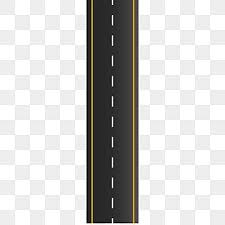
#> input picture Python/road.jpg, 225 x 225 px
$ python Image_annotation.py
#> lines starting #> are read from the running program, lines starting #| are printed output that depends on the picture
import cv2
import matplotlib.pyplot as plt

# Step 1: Load the Image
image_path = 'road.jpg'  # User-provided image path
image = cv2.imread(image_path)
#> image is the input picture: shape (225, 225, 3); mean B, G, R 200.8, 202.4, 203

# Convert BGR to RGB for correct color display with matplotlib
image_rgb = cv2.cvtColor(image, cv2.COLOR_BGR2RGB)

# Get image dimensions
height, width, _ = image_rgb.shape
#> height = 225; width = 225

# Step 2: Draw Two Rectangles Around Interesting Regions
# Rectangle 1: Top-left corner
rect1_width, rect1_height = 150, 150
top_left1 = (20, 20)  # Fixed 20 pixels padding from top-left
bottom_right1 = (top_left1[0] + rect1_width, top_left1[1] + rect1_height)
cv2.rectangle(image_rgb, top_left1, bottom_right1, (0, 255, 255), 3)  # Yellow rectangle

# Rectangle 2: Bottom-right corner
rect2_width, rect2_height = 200, 150
top_left2 = (width - rect2_width - 20, height - rect2_height - 20)  # 20 pixels padding
#> top_left2 = (5, 55)
bottom_right2 = (top_left2[0] + rect2_width, top_left2[1] + rect2_height)
#> bottom_right2 = (205, 205)
cv2.rectangle(image_rgb, top_left2, bottom_right2, (255, 0, 255), 3)  # Magenta rectangle

# Step 3: Draw Circles at the Centers of Both Rectangles
center1_x = top_left1[0] + rect1_width // 2
center1_y = top_left1[1] + rect1_height // 2
center2_x = top_left2[0] + rect2_width // 2
#> center2_x = 105
center2_y = top_left2[1] + rect2_height // 2
#> center2_y = 130
cv2.circle(image_rgb, (center1_x, center1_y), 15, (0, 255, 0), -1)  # Filled green circle
cv2.circle(image_rgb, (center2_x, center2_y), 15, (0, 0, 255), -1)  # Filled red circle
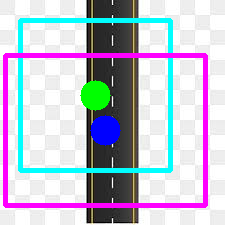
#> image_rgb: shape (225, 225, 3); mean R, G, B 191.3, 191.6, 207.8

# Step 4: Draw Connecting Lines Between Centers of Rectangles
cv2.line(image_rgb, (center1_x, center1_y), (center2_x, center2_y), (0, 255, 0), 3)

# Step 5: Add Text Labels for Regions and Centers
font = cv2.FONT_HERSHEY_SIMPLEX
cv2.putText(image_rgb, 'Region 1', (top_left1[0], top_left1[1] - 10), font, 0.7, (0, 255, 255), 2, cv2.LINE_AA)
cv2.putText(image_rgb, 'Region 2', (top_left2[0], top_left2[1] - 10), font, 0.7, (255, 0, 255), 2, cv2.LINE_AA)
cv2.putText(image_rgb, 'Center 1', (center1_x - 40, center1_y + 40), font, 0.6, (0, 255, 0), 2, cv2.LINE_AA)
cv2.putText(image_rgb, 'Center 2', (center2_x - 40, center2_y + 40), font, 0.6, (0, 0, 255), 2, cv2.LINE_AA)

# Step 6: Add Bi-Directional Arrow Representing Height
arrow_start = (width - 50, 20)  # Start near the top-right
#> arrow_start = (175, 20)
arrow_end = (width - 50, height - 20)  # End near the bottom-right
#> arrow_end = (175, 205)

# Draw arrows in both directions
cv2.arrowedLine(image_rgb, arrow_start, arrow_end, (255, 255, 0), 3, tipLength=0.05)  # Downward arrow
cv2.arrowedLine(image_rgb, arrow_end, arrow_start, (255, 255, 0), 3, tipLength=0.05)  # Upward arrow
#> image_rgb: shape (225, 225, 3); mean R, G, B 186.9, 188.5, 202

# Annotate the height value
height_label_position = (arrow_start[0] - 150, (arrow_start[1] + arrow_end[1]) // 2)
#> height_label_position = (25, 112)
cv2.putText(image_rgb, f'Height: {height}px', height_label_position, font, 0.8, (255, 255, 0), 2, cv2.LINE_AA)
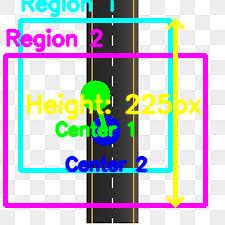
#> image_rgb: shape (225, 225, 3); mean R, G, B 188.9, 189.4, 196.5

# Step 7: Display the Annotated Image
plt.figure(figsize=(12, 8))
plt.imshow(image_rgb)
plt.title('Annotated Image with Regions, Centers, and Bi-Directional Height Arrow')
plt.axis('on')
plt.show()
